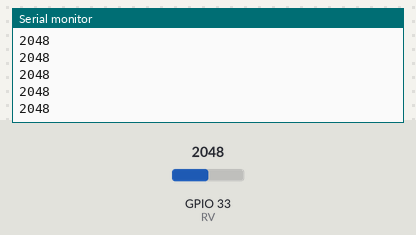
A sketch run on a simulated ESP32. Parts: the last lines printed to the serial monitor. The inputs (shaded band) are chosen by the test bench; at power-on: GPIO 33 (RV) = 2048.

Above: at 1.2 s.
1.3 s: GPIO 33 (RV) set to 2866
At 2.1 s:
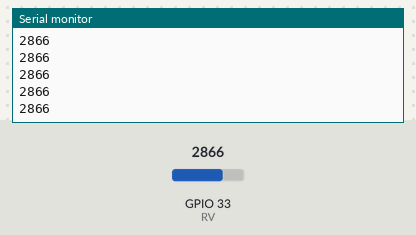
2.8 s: GPIO 33 (RV) set to 3603
At 3.4 s:
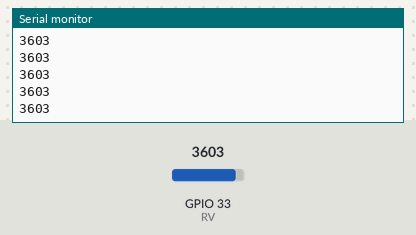
Timing chart, 0 to 5.8 s (numbered marks = the images above; inputs shaded):
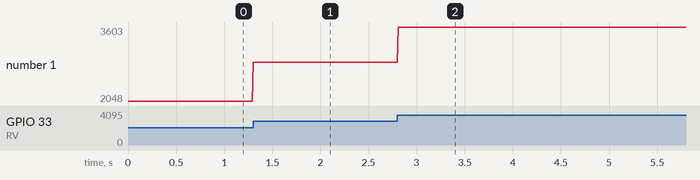

Measured:
- after the input at 1.3 s, the serial monitor: prints a new line at once (image 1)
- after the input at 2.8 s, the serial monitor: prints a new line at once (image 2)
- plotted number 1: 2048 → 2866 after the input at 1.3 s, 2866 → 3603 after the input at 2.8 s

The sketch:

percobaan-1.ino
```cpp
#define RV 33
int aV;
void setup()
{
pinMode(RV, INPUT);
  Serial.begin(9600);
}

void loop()
{
aV = analogRead(RV);
Serial.println(aV);
delay(10);
}
```
